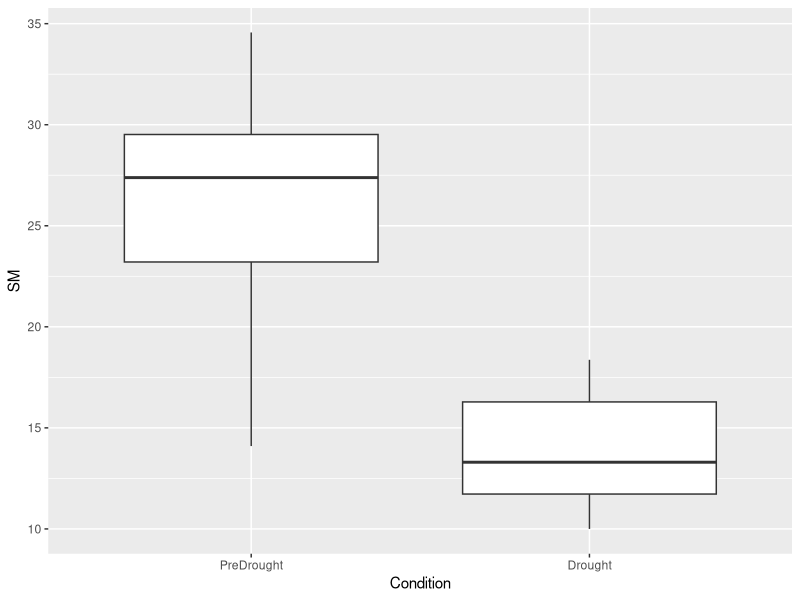
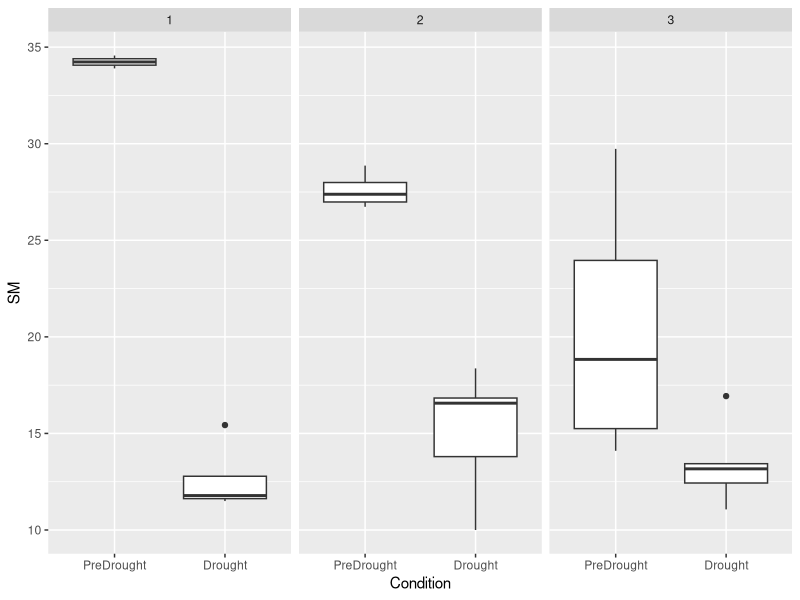
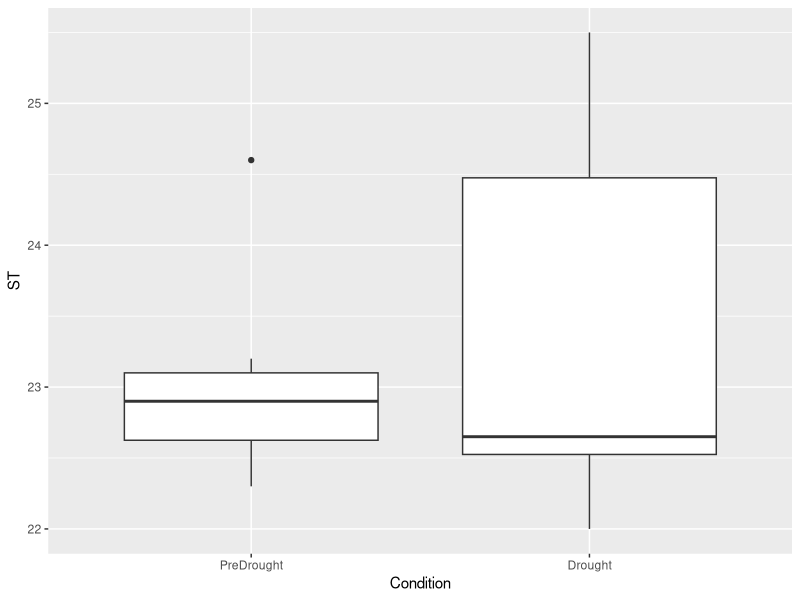
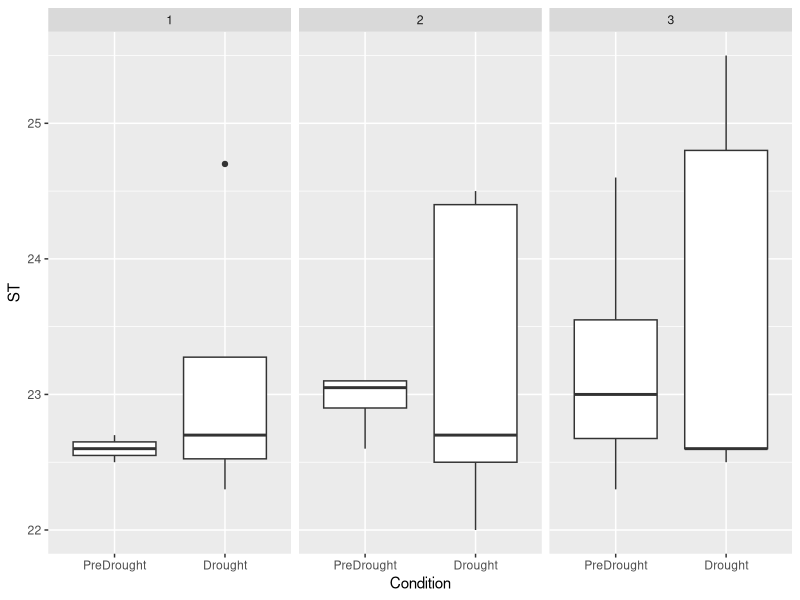

These charts were generated, in order, by the following R code:
## ---- chunk 1
knitr::opts_chunk$set(echo = TRUE)

library("tidyverse")
library("dplyr")
library("ggplot2")
## ---- chunk 2
#load soil moisture data
data <- read.csv("../Data/soil_moisture/soil_moisture.csv", header = TRUE)
data$Condition <- factor(data$Condition, c("PreDrought", "Drought"))

#add soil moisture means
data <- data %>%
  replace(is.na(.), 0) %>%
   mutate(SM = rowMeans(.[5:7])) %>%
   filter(SM != 0)
## ---- chunk 3
#overall 
p1 <- ggplot(data, aes(x = Condition, y= SM)) +
 geom_boxplot() 
p1

#by site
p2 <- ggplot(data, aes(x = Condition, y= SM)) +
 geom_boxplot() +
  facet_grid(~Site)
p2
## ---- chunk 4
#overall 
p1 <- ggplot(data, aes(x = Condition, y= ST)) +
 geom_boxplot() 
p1

#by site
p2 <- ggplot(data, aes(x = Condition, y= ST)) +
 geom_boxplot() +
  facet_grid(~Site)
p2
## ---- chunk 5
wilcox.test(SM ~ Condition, data)

wilcox.test(ST ~ Condition, data)


